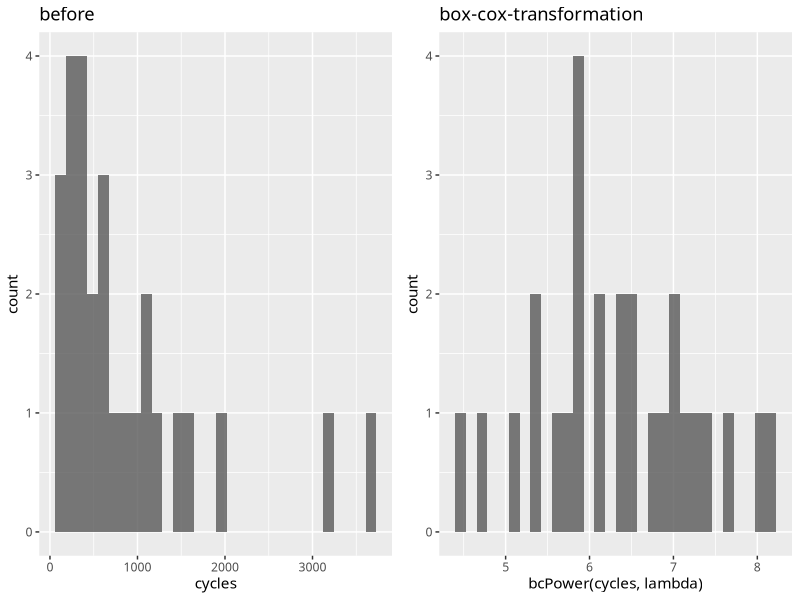
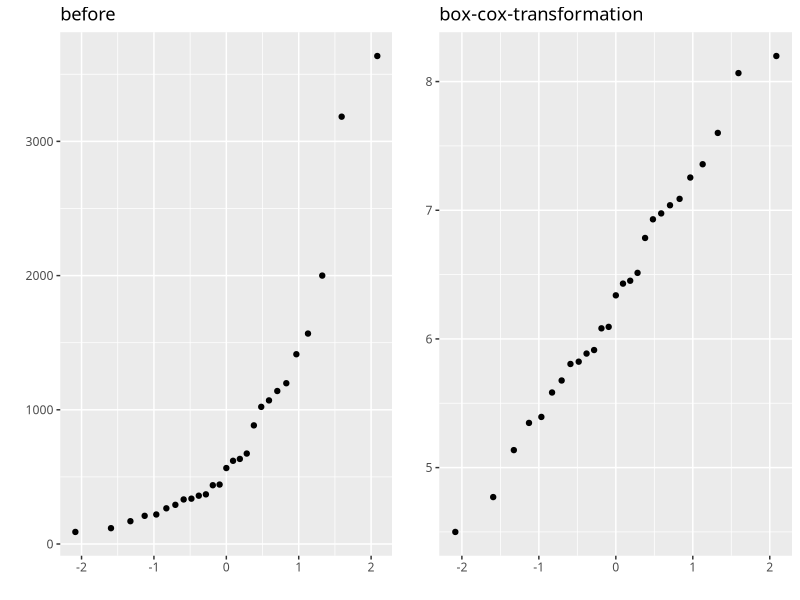
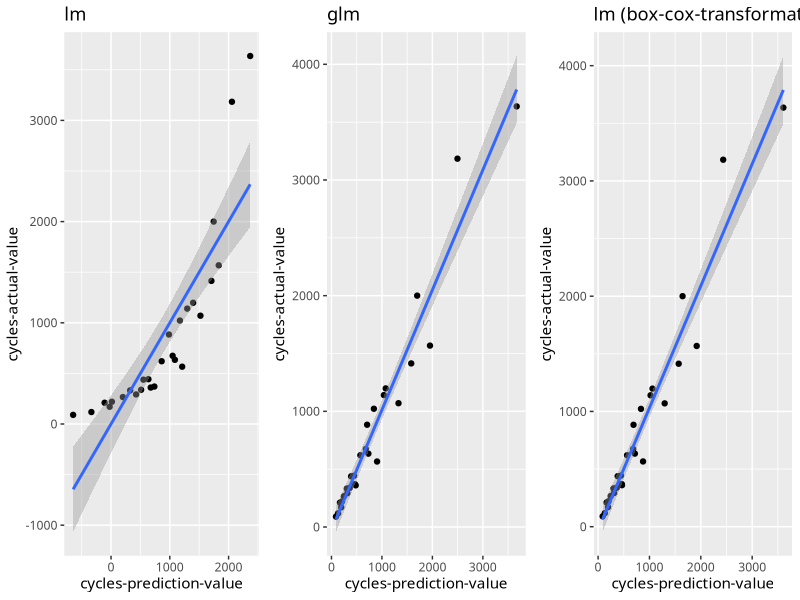

Here is the R script that generated these plots, in order:
library(car)
library(ggplot2)
library(ggfortify)

set.seed(12345)

theme_set(theme_gray(base_family="HiraMaruProN-W4"))

bcInverse <- function(x, lambda) {
    if (lambda == 0) {
        exp(x)
    } else {
        (lambda * x + 1)^(1 / lambda)
    }
}

# Box Cox Method, univariate
est <- powerTransform(cycles ~ len + amp + load, Wool)
summary(est)

# 1/2 : square root, 0 : log, -1 : inverse
lambda <- est$roundlam

# histogram
p1 <- ggplot(Wool, aes(x = cycles), y = ..density..) + labs(title = "before")
p2 <- ggplot(Wool, aes(x = bcPower(cycles, lambda)), y = ..density..) +
    labs(title = "box-cox-transformation")

p <- new('ggmultiplot', plots=list(p1, p2), ncol=2)
p[1:2] <- p[1:2] + geom_histogram(alpha = 0.8, position = "identity", size = 1)
p

# qqplot
p1 <- qplot(sample = cycles, data = Wool) + labs(title = "before")
p2 <- qplot(sample = bcPower(cycles, lambda), data = Wool) +
  labs(title = "box-cox-transformation")
p <-  new('ggmultiplot', plots=list(p1, p2), ncol=2)
p

model.lm <- lm(cycles ~ len + amp + load, Wool)
summary(model.lm)
# Coefficients:
#             Estimate Std. Error t value Pr(>|t|)
# (Intercept) 4521.370   1621.721   2.788 0.010454 *
# len           13.200      2.301   5.736 7.66e-06 ***
# amp         -535.833    115.057  -4.657 0.000109 ***
# load         -62.167     23.011  -2.702 0.012734 *
# ---
# Signif. codes:  0 ‘***’ 0.001 ‘**’ 0.01 ‘*’ 0.05 ‘.’ 0.1 ‘ ’ 1
#
# Residual standard error: 488.1 on 23 degrees of freedom
# Multiple R-squared:  0.7291,	Adjusted R-squared:  0.6937
# F-statistic: 20.63 on 3 and 23 DF,  p-value: 1.028e-06

# gamma GLM with a log link
model.glm <- glm(cycles ~ len + amp + load, family = Gamma(link = log), data = Wool)
summary(model.glm)
# Deviance Residuals:
#      Min        1Q    Median        3Q       Max
# -0.43387  -0.11573  -0.00931   0.10245   0.25346
#
# Coefficients:
#               Estimate Std. Error t value Pr(>|t|)
# (Intercept) 10.4420740  0.5907520  17.676 7.01e-15 ***
# len          0.0168502  0.0008382  20.102 4.33e-16 ***
# amp         -0.6311986  0.0419124 -15.060 2.10e-13 ***
# load        -0.0770519  0.0083825  -9.192 3.66e-09 ***
# ---
# Signif. codes:  0 ‘***’ 0.001 ‘**’ 0.01 ‘*’ 0.05 ‘.’ 0.1 ‘ ’ 1
#
# (Dispersion parameter for Gamma family taken to be 0.03161972)
#
#     Null deviance: 22.88393  on 26  degrees of freedom
# Residual deviance:  0.76935  on 23  degrees of freedom
# AIC: 332.76

# fit linear model with transformed response:
model.bc <- lm(bcPower(cycles, lambda) ~ len + amp + load, Wool)
summary(model.bc)
# Coefficients:
#              Estimate Std. Error t value Pr(>|t|)
# (Intercept) 10.551813   0.616683  17.111 1.41e-14 ***
# len          0.016648   0.000875  19.025 1.43e-15 ***
# amp         -0.630866   0.043752 -14.419 5.22e-13 ***
# load        -0.078524   0.008750  -8.974 5.66e-09 ***
# ---
# Signif. codes:  0 ‘***’ 0.001 ‘**’ 0.01 ‘*’ 0.05 ‘.’ 0.1 ‘ ’ 1
#
# Residual standard error: 0.1856 on 23 degrees of freedom
# Multiple R-squared:  0.9658,	Adjusted R-squared:  0.9614
# F-statistic: 216.8 on 3 and 23 DF,  p-value: < 2.2e-16

df <- data.frame(
    predict.lm = predict(model.lm, Wool),
    predict.glm = exp(predict(model.glm, Wool)),
    predict.bc = bcInverse(predict(model.bc, Wool), lambda),
    actual = Wool$cycles
)

p1 <- ggplot(df, aes(x = predict.lm, y = actual)) +
    labs(title = "lm", x = "cycles-prediction-value", y = "cycles-actual-value")
p2 <- ggplot(df, aes(x = predict.glm, y = actual)) +
    labs(title = "glm", x = "cycles-prediction-value", y = "cycles-actual-value")
p3 <- ggplot(df, aes(x = predict.bc, y = actual)) +
    labs(title = "lm (box-cox-transformation)", x = "cycles-prediction-value", y = "cycles-actual-value")

p <- new('ggmultiplot', plots = list(p1, p2, p3), ncol=3)
p[1:3] <- p[1:3] + geom_point() + stat_smooth(method = 'lm')
p
